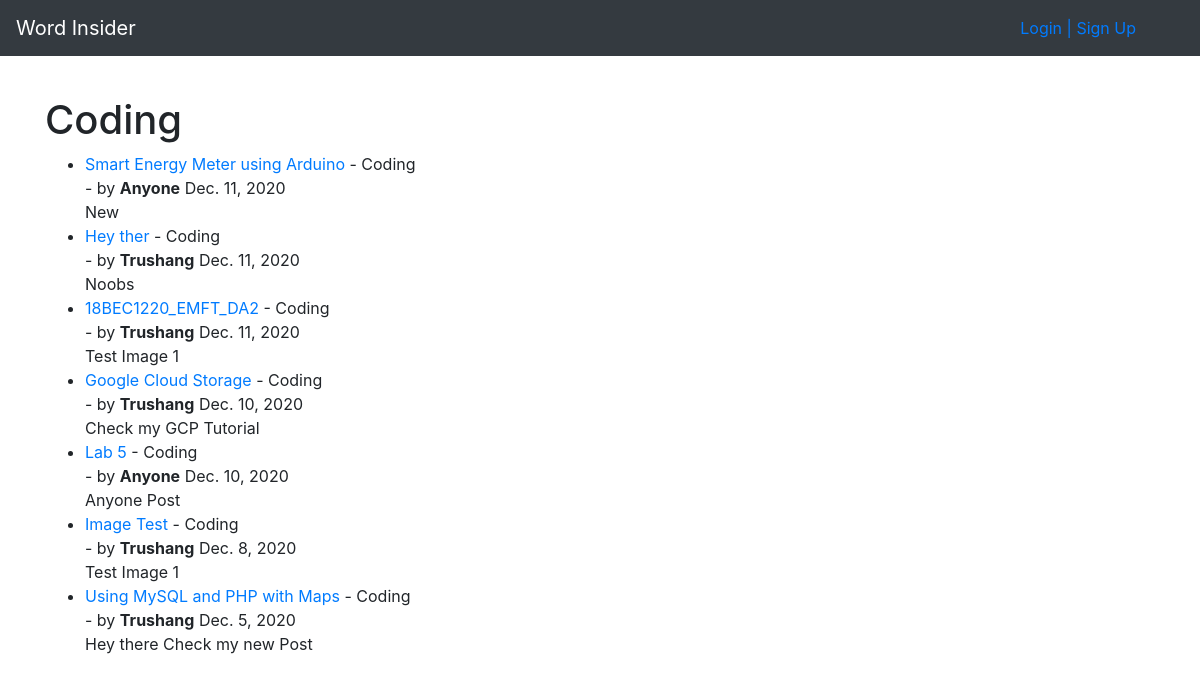
/category/coding/, run on the app's committed database.
### blog/models.py (models this page shows, shortened)
class Post(models.Model):
    title = models.CharField(max_length=255)
    header_image = models.ImageField(null=True,blank=True,upload_to="images/")
    title_tag = models.CharField(max_length=255)
    author = models.ForeignKey(User,on_delete=models.CASCADE)
    body = RichTextField(blank=True,null=True)
    pub_Date = models.DateField(auto_now_add=True)
    category = models.CharField(max_length=25,default='coding')
    likes = models.ManyToManyField(User,related_name='blog_posts')
    snippet = models.CharField(max_length=100)

### blog/views.py (the view)
# urls.py: path('category/<str:cats>/',CategoryView,name='category'),
def CategoryView(requests,cats):
    category_post = Post.objects.filter(category=cats.title().replace('-',' ')).order_by('-pub_Date')
    return render(requests,'categories.html',{'cats':cats.title().replace('-',' '),'category_post':category_post})

### blog/templates/categories.html (shortened to what this page needs)
{% extends 'base.html' %}
{% block content %}
    {% if category_post %}
<h1>{{ cats }}</h1>
    <ul>
    {% for post in category_post %}
        <li><a href="{%url 'article-detail' post.pk %}">{{ post.title }} </a> - {{ post.category }}<br> - by <strong>{{ post.author }}</strong> {{ post.pub_Date }}
        <br>
        {{ post.snippet | safe }}
        </li>
    {% endfor %}
    </ul>
    {% else %}
        <h3>Sorry No Posts in {{ cats }} category yet.</h3>
    {% endif %}
{% endblock %}

### data on the page
Post: title "Smart Energy Meter using Arduino", category "Coding", author "Anyone", pub_Date "Dec. 11, 2020", snippet "New"
Post: title "Hey ther", category "Coding", author "Trushang", pub_Date "Dec. 11, 2020", snippet "Noobs"
Post: title "18BEC1220_EMFT_DA2", category "Coding", author "Trushang", pub_Date "Dec. 11, 2020", snippet "Test Image 1"
Post: title "Google Cloud Storage", category "Coding", author "Trushang", pub_Date "Dec. 10, 2020", snippet "Check my GCP Tutorial"
Post: title "Lab 5", category "Coding", author "Anyone", pub_Date "Dec. 10, 2020", snippet "Anyone Post"
Post: title "Image Test", category "Coding", author "Trushang", pub_Date "Dec. 8, 2020", snippet "Test Image 1"
Post: title "Using MySQL and PHP with Maps", category "Coding", author "Trushang", pub_Date "Dec. 5, 2020", snippet "Hey there Check my new Post"

### other printed values
{{ cats }} "Coding"
